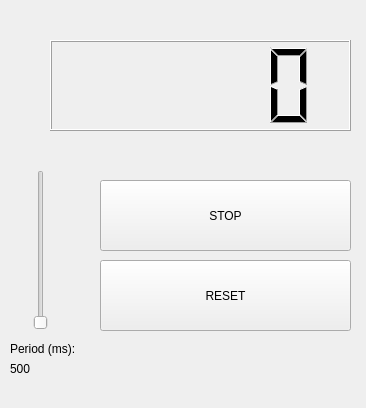
<?xml version="1.0" encoding="UTF-8"?>
<ui version="4.0">
 <class>Counter</class>
 <widget class="QWidget" name="Counter">
  <property name="geometry">
   <rect>
    <x>0</x>
    <y>0</y>
    <width>366</width>
    <height>408</height>
   </rect>
  </property>
  <property name="windowTitle">
   <string>Counter</string>
  </property>
  <widget class="QPushButton" name="stopButton">
   <property name="geometry">
    <rect>
     <x>100</x>
     <y>180</y>
     <width>251</width>
     <height>71</height>
    </rect>
   </property>
   <property name="text">
    <string>STOP</string>
   </property>
  </widget>
  <widget class="QLCDNumber" name="lcdNumber">
   <property name="geometry">
    <rect>
     <x>50</x>
     <y>40</y>
     <width>301</width>
     <height>91</height>
    </rect>
   </property>
  </widget>
  <widget class="QPushButton" name="resetButton">
   <property name="geometry">
    <rect>
     <x>100</x>
     <y>260</y>
     <width>251</width>
     <height>71</height>
    </rect>
   </property>
   <property name="text">
    <string>RESET</string>
   </property>
  </widget>
  <widget class="QSlider" name="verticalSlider">
   <property name="geometry">
    <rect>
     <x>20</x>
     <y>170</y>
     <width>41</width>
     <height>160</height>
    </rect>
   </property>
   <property name="minimum">
    <number>500</number>
   </property>
   <property name="maximum">
    <number>10000</number>
   </property>
   <property name="singleStep">
    <number>1</number>
   </property>
   <property name="orientation">
    <enum>Qt::Orientation::Vertical</enum>
   </property>
  </widget>
  <widget class="QLabel" name="periodNameLabel">
   <property name="geometry">
    <rect>
     <x>10</x>
     <y>340</y>
     <width>81</width>
     <height>18</height>
    </rect>
   </property>
   <property name="text">
    <string>Period (ms):</string>
   </property>
  </widget>
  <widget class="QLabel" name="periodNumberLabel">
   <property name="geometry">
    <rect>
     <x>10</x>
     <y>360</y>
     <width>66</width>
     <height>18</height>
    </rect>
   </property>
   <property name="text">
    <string>500</string>
   </property>
  </widget>
 </widget>
 <resources/>
 <connections>
  <connection>
   <sender>verticalSlider</sender>
   <signal>valueChanged(int)</signal>
   <receiver>periodNumberLabel</receiver>
   <slot>setNum(int)</slot>
   <hints>
    <hint type="sourcelabel">
     <x>30</x>
     <y>249</y>
    </hint>
    <hint type="destinationlabel">
     <x>32</x>
     <y>378</y>
    </hint>
   </hints>
  </connection>
 </connections>
</ui>
